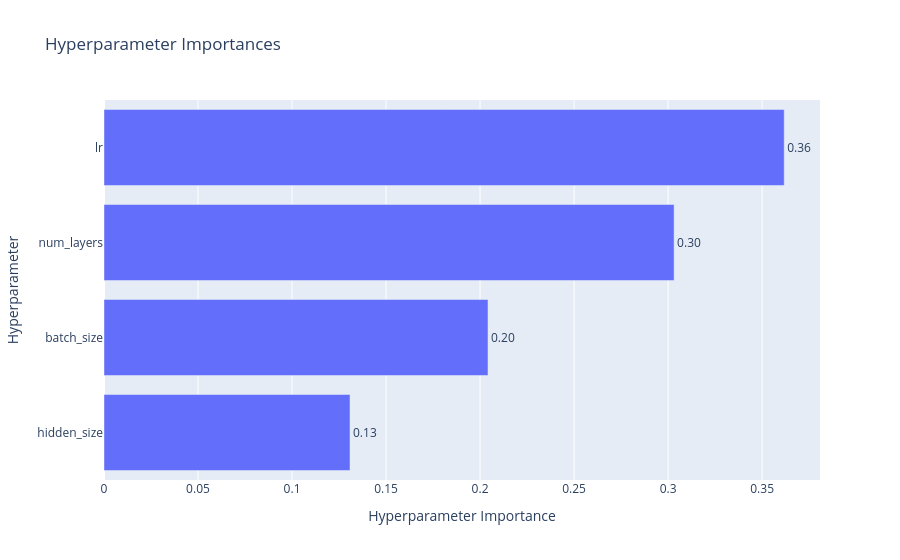

Write notebook code for a chart like this one.
### Code cell
vis.plot_param_importances(study)

### Figure 1 — Plotly figure (JSON) as saved in the notebook; plotly's stock layout.template omitted (floating-point values rounded to 4 significant figures)
{"data": [{"cliponaxis": false, "hovertemplate": ["hidden_size (IntDistribution): 0.13083583451601488<extra></extra>", "batch_size (CategoricalDistribution): 0.20421642344641439<extra></extra>", "num_layers (IntDistribution): 0.30319615031867775<extra></extra>", "lr (FloatDistribution): 0.36175159171889304<extra></extra>"], "name": "Objective Value", "orientation": "h", "text": ["0.13", "0.20", "0.30", "0.36"], "textposition": "outside", "type": "bar", "x": [0.1308, 0.2042, 0.3032, 0.3618], "y": ["hidden_size", "batch_size", "num_layers", "lr"]}], "layout": {"title": {"text": "Hyperparameter Importances"}, "xaxis": {"title": {"text": "Hyperparameter Importance"}}, "yaxis": {"title": {"text": "Hyperparameter"}}}}
